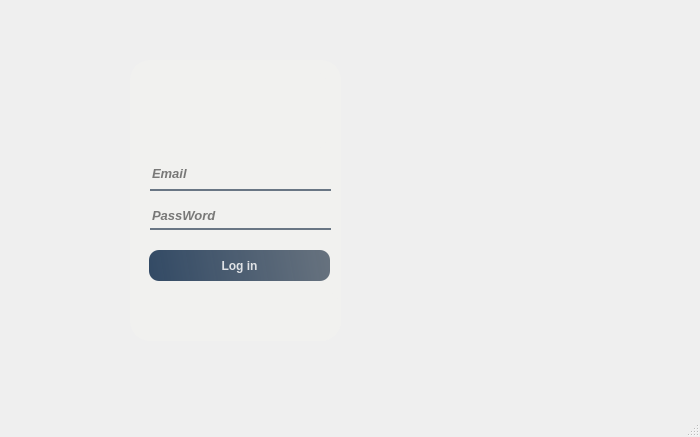
<?xml version="1.0" encoding="UTF-8"?>
<ui version="4.0">
 <class>MainWindow</class>
 <widget class="QMainWindow" name="MainWindow">
  <property name="geometry">
   <rect>
    <x>0</x>
    <y>0</y>
    <width>700</width>
    <height>437</height>
   </rect>
  </property>
  <property name="windowTitle">
   <string>MainWindow</string>
  </property>
  <property name="autoFillBackground">
   <bool>true</bool>
  </property>
  <property name="styleSheet">
   <string notr="true">

/* Style de base pour les boutons */
QPushButton#pushButton_1, #pushButton_2, #pushButton_3, #pushButton_4 {	
    background-color: rgba(0, 0, 0, 0);
    color: rgb(85, 98, 112); /* Pas de composante alpha (transparence) ici */
}

/* Effet au survol */
QPushButton#pushButton_1:hover, #pushButton_2:hover, #pushButton_3:hover, #pushButton_4:hover {	
    color: rgba(155, 168, 182, 220);
}

/* Effet lors du clic */
QPushButton#pushButton_1:pressed, #pushButton_2:pressed, #pushButton_3:pressed, #pushButton_4:pressed {	
    padding-left: 5px;
    padding-top: 5px;
    color: rgba(115, 128, 142, 255);
}</string>
  </property>
  <widget class="QWidget" name="centralwidget">
   <widget class="QWidget" name="widget" native="true">
    <property name="geometry">
     <rect>
      <x>0</x>
      <y>0</y>
      <width>800</width>
      <height>400</height>
     </rect>
    </property>
    <widget class="QLabel" name="label">
     <property name="geometry">
      <rect>
       <x>0</x>
       <y>0</y>
       <width>701</width>
       <height>401</height>
      </rect>
     </property>
     <property name="styleSheet">
      <string notr="true">background-image: url(:/images/images/background2.jpg);





</string>
     </property>
     <property name="frameShape">
      <enum>QFrame::NoFrame</enum>
     </property>
     <property name="text">
      <string/>
     </property>
     <property name="scaledContents">
      <bool>false</bool>
     </property>
     <property name="wordWrap">
      <bool>false</bool>
     </property>
     <property name="openExternalLinks">
      <bool>false</bool>
     </property>
    </widget>
    <widget class="QLabel" name="label_2">
     <property name="geometry">
      <rect>
       <x>370</x>
       <y>60</y>
       <width>211</width>
       <height>281</height>
      </rect>
     </property>
     <property name="styleSheet">
      <string notr="true">border-image: url(:/images/images/image-right.jpg);
border-radius:10px;

</string>
     </property>
     <property name="text">
      <string/>
     </property>
    </widget>
    <widget class="QWidget" name="widget_2" native="true">
     <property name="geometry">
      <rect>
       <x>130</x>
       <y>60</y>
       <width>211</width>
       <height>281</height>
      </rect>
     </property>
     <property name="styleSheet">
      <string notr="true">border-radius: 20px;
background-color: rgb(241, 241, 239);
</string>
     </property>
     <widget class="QLabel" name="label_3">
      <property name="geometry">
       <rect>
        <x>8</x>
        <y>10</y>
        <width>191</width>
        <height>81</height>
       </rect>
      </property>
      <property name="styleSheet">
       <string notr="true">
image: url(:/images/images/logo3-removebg-preview.png);</string>
      </property>
      <property name="text">
       <string/>
      </property>
     </widget>
     <widget class="QLineEdit" name="email">
      <property name="geometry">
       <rect>
        <x>20</x>
        <y>105</y>
        <width>181</width>
        <height>26</height>
       </rect>
      </property>
      <property name="font">
       <font>
        <family>Segoe UI</family>
        <pointsize>10</pointsize>
        <weight>75</weight>
        <italic>true</italic>
        <bold>true</bold>
       </font>
      </property>
      <property name="styleSheet">
       <string notr="true">background-color: rgba(0,0,0,0);
border: none;
border-bottom:2px solid rgba(105,118,132,255);
color:black;
padding-bottom:7px;
</string>
      </property>
      <property name="text">
       <string/>
      </property>
      <property name="placeholderText">
       <string>Email</string>
      </property>
      <property name="cursorMoveStyle">
       <enum>Qt::LogicalMoveStyle</enum>
      </property>
      <property name="clearButtonEnabled">
       <bool>false</bool>
      </property>
     </widget>
     <widget class="QLineEdit" name="password">
      <property name="geometry">
       <rect>
        <x>20</x>
        <y>148</y>
        <width>181</width>
        <height>22</height>
       </rect>
      </property>
      <property name="font">
       <font>
        <pointsize>10</pointsize>
        <weight>75</weight>
        <italic>true</italic>
        <bold>true</bold>
        <kerning>true</kerning>
       </font>
      </property>
      <property name="styleSheet">
       <string notr="true">background-color: rgba(0,0,0,0);
border: none;
border-bottom:2px solid rgba(105,118,132,255);
color:black;
padding-bottom:7px;</string>
      </property>
      <property name="placeholderText">
       <string>PassWord</string>
      </property>
     </widget>
     <widget class="QPushButton" name="login_button">
      <property name="geometry">
       <rect>
        <x>19</x>
        <y>190</y>
        <width>181</width>
        <height>31</height>
       </rect>
      </property>
      <property name="font">
       <font>
        <weight>75</weight>
        <bold>true</bold>
       </font>
      </property>
      <property name="autoFillBackground">
       <bool>false</bool>
      </property>
      <property name="styleSheet">
       <string notr="true">QPushButton#login_button{	
	background-color: qlineargradient(spread:pad, x1:0, y1:0.505682, x2:1, y2:0.477, stop:0 rgba(20, 47, 78, 219), stop:1 rgba(85, 98, 112, 226));
	color:rgba(255, 255, 255, 210);
	border-radius:10px;
}
QPushButton#login_button:hover{	
	background-color: qlineargradient(spread:pad, x1:0, y1:0.505682, x2:1, y2:0.477, stop:0 rgba(40, 67, 98, 219), stop:1 rgba(105, 118, 132, 226));
}
QPushButton#login_button:pressed{	
	padding-left:5px;
	padding-top:5px;
	background-color:rgba(105, 118, 132, 200);
}</string>
      </property>
      <property name="text">
       <string>Log in</string>
      </property>
      <property name="checkable">
       <bool>false</bool>
      </property>
      <property name="autoRepeat">
       <bool>false</bool>
      </property>
      <property name="autoDefault">
       <bool>false</bool>
      </property>
      <property name="default">
       <bool>false</bool>
      </property>
      <property name="flat">
       <bool>false</bool>
      </property>
     </widget>
     <widget class="QWidget" name="horizontalLayoutWidget">
      <property name="geometry">
       <rect>
        <x>10</x>
        <y>230</y>
        <width>201</width>
        <height>51</height>
       </rect>
      </property>
      <layout class="QHBoxLayout" name="horizontalLayout">
       <item>
        <widget class="QPushButton" name="pushButton_1">
         <property name="maximumSize">
          <size>
           <width>32</width>
           <height>32</height>
          </size>
         </property>
         <property name="font">
          <font>
           <family>Yu Gothic</family>
           <pointsize>15</pointsize>
          </font>
         </property>
         <property name="styleSheet">
          <string notr="true">image: url(:/images/images/1217141_fb_icon.png);
</string>
         </property>
         <property name="text">
          <string/>
         </property>
        </widget>
       </item>
       <item>
        <widget class="QPushButton" name="pushButton_2">
         <property name="maximumSize">
          <size>
           <width>32</width>
           <height>32</height>
          </size>
         </property>
         <property name="font">
          <font>
           <family>Yu Gothic</family>
           <pointsize>15</pointsize>
          </font>
         </property>
         <property name="styleSheet">
          <string notr="true">image: url(:/images/images/1217173_linkedin_icon.png);</string>
         </property>
         <property name="text">
          <string/>
         </property>
        </widget>
       </item>
       <item>
        <widget class="QPushButton" name="pushButton_3">
         <property name="enabled">
          <bool>false</bool>
         </property>
         <property name="maximumSize">
          <size>
           <width>32</width>
           <height>32</height>
          </size>
         </property>
         <property name="font">
          <font>
           <family>Yu Gothic</family>
           <pointsize>15</pointsize>
           <weight>50</weight>
           <bold>false</bold>
          </font>
         </property>
         <property name="styleSheet">
          <string notr="true">image: url(:/images/images/google_icon.png);</string>
         </property>
         <property name="text">
          <string/>
         </property>
        </widget>
       </item>
       <item>
        <widget class="QPushButton" name="pushButton_4">
         <property name="maximumSize">
          <size>
           <width>32</width>
           <height>32</height>
          </size>
         </property>
         <property name="font">
          <font>
           <family>Yu Gothic</family>
           <pointsize>15</pointsize>
          </font>
         </property>
         <property name="styleSheet">
          <string notr="true">image: url(:/images/images/github_icon.png);</string>
         </property>
         <property name="text">
          <string/>
         </property>
        </widget>
       </item>
      </layout>
     </widget>
     <widget class="QLabel" name="error">
      <property name="geometry">
       <rect>
        <x>20</x>
        <y>170</y>
        <width>181</width>
        <height>16</height>
       </rect>
      </property>
      <property name="styleSheet">
       <string notr="true">font: 8pt &quot;MS Shell Dlg 2&quot;;
color: rgb(255, 0, 0);</string>
      </property>
      <property name="text">
       <string/>
      </property>
     </widget>
    </widget>
   </widget>
  </widget>
  <widget class="QStatusBar" name="statusbar"/>
 </widget>
 <resources>
  <include location="res.qrc"/>
 </resources>
 <connections/>
</ui>
